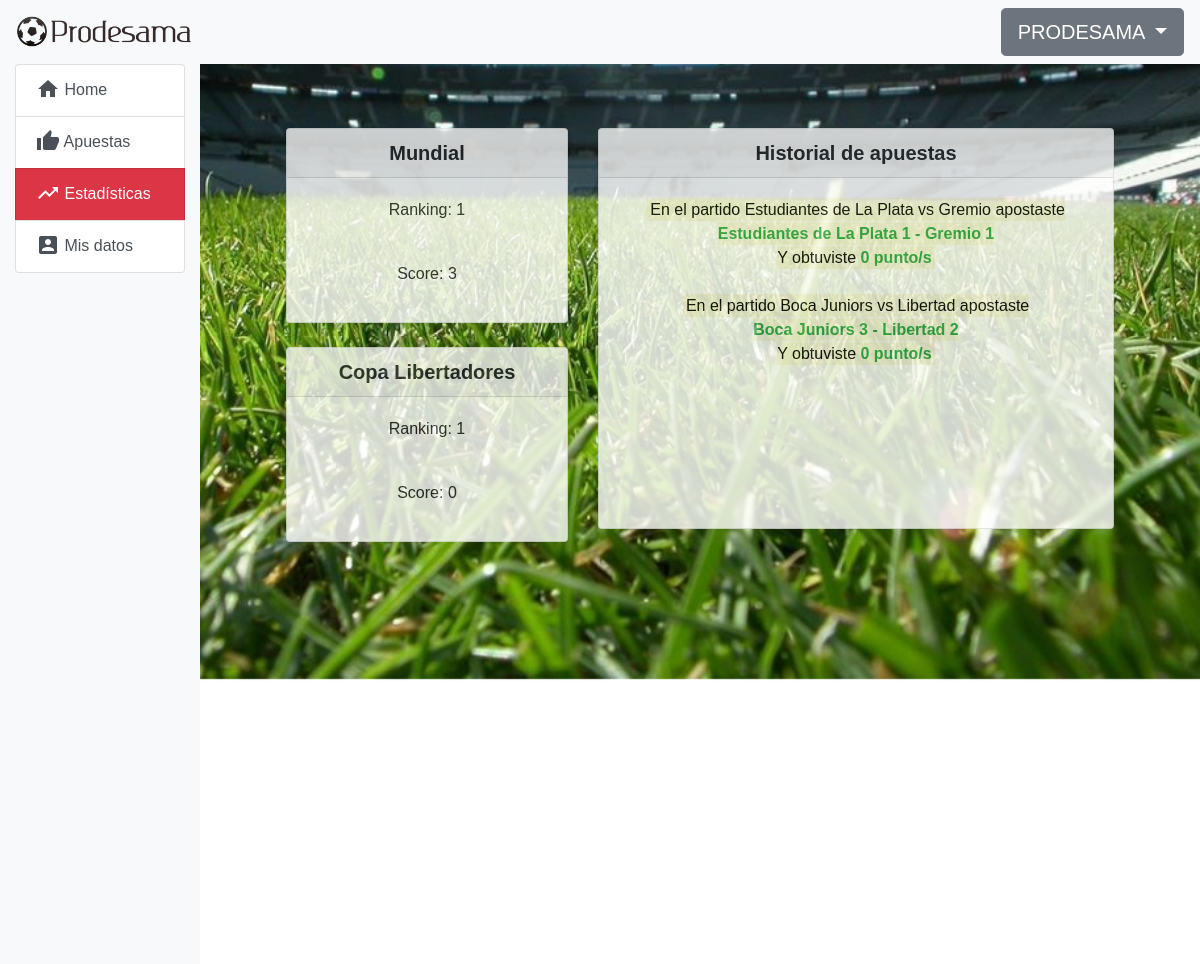
Page /home/puntaje (signed in) on the earlier database version.
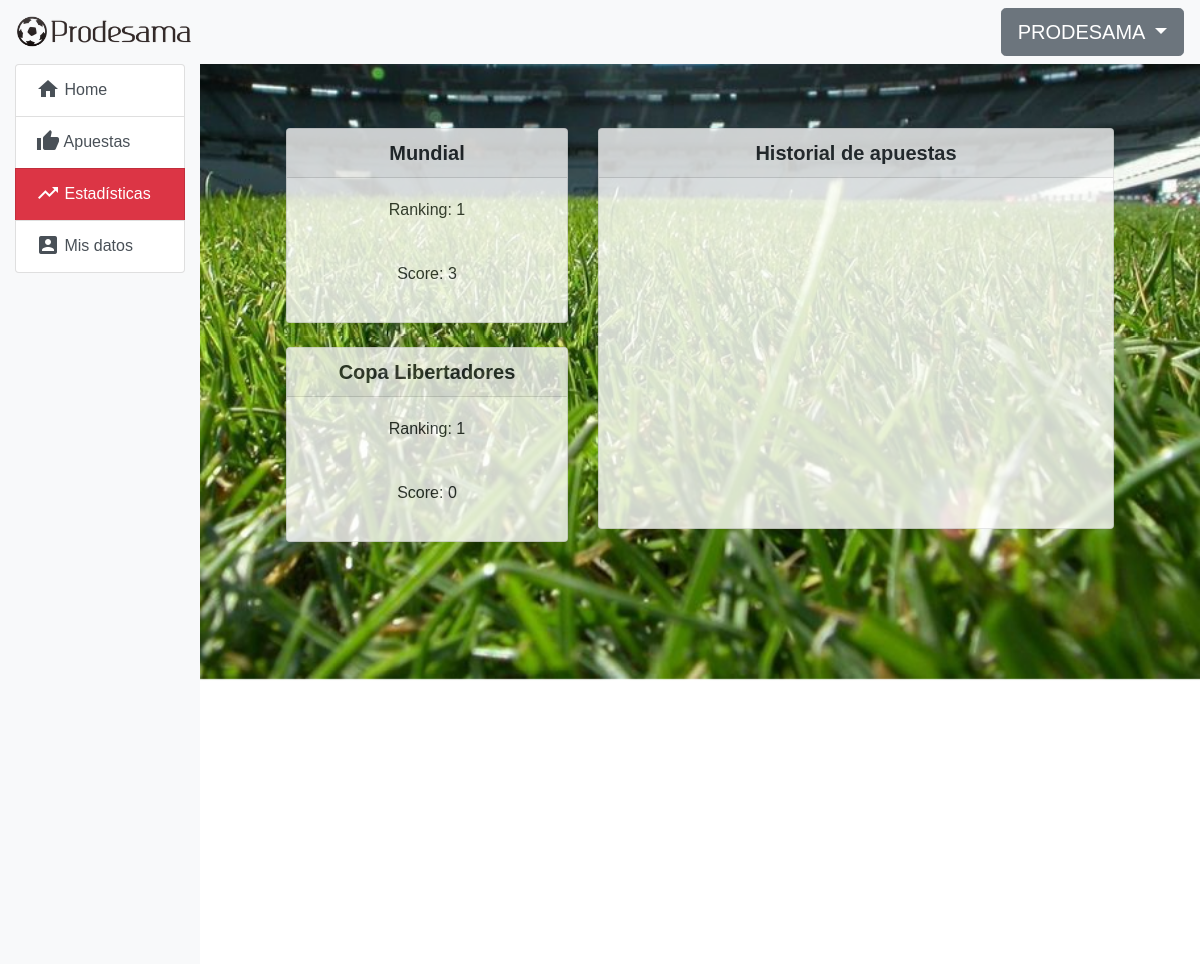
Same page on the later database version.
### prode/models.py (models this page shows, shortened)
class Competition(models.Model):
    name = models.CharField(max_length=100)
    available = models.BooleanField(default=False)

class CompetitionStat(models.Model):
    user = models.ForeignKey(User, on_delete=models.CASCADE, related_name='comps')
    score = models.PositiveIntegerField(default=0)
    ranking = models.PositiveIntegerField(null=True)
    comp = models.ForeignKey(Competition, on_delete=models.CASCADE, null=True, related_name='comps')
    class Meta:
        unique_together = ('user', 'comp')

class Bet(models.Model):
    user = models.ForeignKey(User, related_name='bets', blank=True, on_delete=models.CASCADE)
    match = models.ForeignKey(Match, on_delete=models.CASCADE, related_name='bets')
    team1_score = models.PositiveIntegerField(default=0)
    team2_score = models.PositiveIntegerField(default=0)
    result = models.PositiveIntegerField(default=0, null=True)
    calculated = models.BooleanField(default=False)
    class Meta:
        unique_together = ('user', 'match')

class Match(models.Model):
    start = models.DateTimeField()
    end = models.DateTimeField()
    team1 = models.ForeignKey(Team, on_delete=models.CASCADE, related_name='+')
    team2 = models.ForeignKey(Team, on_delete=models.CASCADE, related_name='+')
    team1_score = models.PositiveIntegerField(default=0)
    team2_score = models.PositiveIntegerField(default=0)
    competition = models.ForeignKey(Competition, on_delete=models.CASCADE, null=True)
    def __str__(self):
        return (self.team1.name + " vs " + self.team2.name)

class Team(models.Model):
    name = models.CharField(max_length=50)
    flag = models.ImageField(upload_to='prode/images/flags/')
    def __str__(self):
        return self.name

### prode/views.py (the view)
# urls.py: path('home/puntaje', login_required(views.ScoreView.as_view()), name='puntaje'),
class ScoreView(generic.DetailView):
    template_name = 'prode/puntaje.html'
    def get(self, request):
        comps = Competition.objects.all()
        comp_stats = CompetitionStat.objects.all()
        bets = Bet.objects.all()
        return render(request, self.template_name, {'comps':comps,'comp_stats':comp_stats, 'bets':bets})

### prode/templates/prode/puntaje.html (shortened to what this page needs)
{% extends "prode/navigation.html" %}
{% block content %}
<div class="row justify-content-center text-center" style="opacity: 0.8">
    <div class="col-md-4">
        {% for c in comps %}
            <div class="card">
                <h5 class="card-header"><strong>{{ c.name }}</strong></h5>
                <div class="card-body">
                    {% for cs in comp_stats %}
                        {% if c == cs.comp %}
                            {% if user == cs.user %}
                                {% if cs.ranking == None %}
                                    <p>Aún no posees ranking para esta competencia</p>
                                {% else %}
                                    <p>Ranking: {{ cs.ranking }}</p>
                                {% endif %}
                                <br>
                                <p>Score: {{ cs.score }}</p>
                            {% endif %}
                        {% endif %}
                    {% endfor %}
                </div>
            </div>
            <br>
        {% endfor %}
    </div>
    <div class="col-md-7">
        <div class="card">
            <h5 class="card-header"><strong>Historial de apuestas</strong></h5>
            <div class="lista-proximos-partidos">
                <div class="card-body">
                    {% for bet in bets %}
                        {% if user == bet.user %}
                            <mark>
                                En el partido {{ bet.match }} apostaste
                                <br>
                                <b class="text-success">
                                {{bet.match.team1 }} {{ bet.team1_score }}
                                - {{ bet.match.team2 }} {{ bet.team2_score }}
                                </b>
                                <br>
                                Y obtuviste <b class="text-success">{{ bet.result }} punto/s</b>
                                <br>
                            </mark>
                            <br>
                        {% endif %}
                    {% endfor %}
                </div>
            </div>
        </div>
    </div>
</div>
{% endblock %}

### prode/templates/prode/navigation.html (shortened to what this page needs)
{% extends "prode/base.html" %}
{% load static %}
{% block body_block %}
<div class="container-fluid text-justify">
    <div class="row">
        <div class="col-2" style="background: #f8f9fa">
            <div class="list-group">
                <a href="{% url 'prode:home' %}" class="list-group-item list-group-item-action">
                    <i class="material-icons vertical-align-middle padding-bottom-3">
                    </i>
                    Home
                </a>
                <a href="apuestas" id="list_apuestas" class="list-group-item list-group-item-action">
                    <i class="material-icons vertical-align-middle padding-bottom-3">
                    </i>
                    Apuestas
                </a>
                <a href="puntaje" id="list_puntaje" class="list-group-item list-group-item-action">
                    <i class="material-icons vertical-align-middle padding-bottom-3">
                    </i>
                    Estadísticas
                </a>
                <a href="datos" id="list_datos" class="list-group-item list-group-item-action">
                    <i class="material-icons vertical-align-middle padding-bottom-3">
                    </i>
                    Mis datos
                </a>
            </div>
        </div>
        <div class="col-10" style="background: url({% static 'prode/images/cesped.jpg' %}) no-repeat top fixed; background-size: 100%; height:900px;">
            <div class="jumbotron" style="background-color: transparent">
                {% block content %}
                {% endblock %}
            </div>
        </div>
    </div>
</div>
{% endblock %}

### prode/templates/prode/base.html (shortened to what this page needs)
{% load static %}
<!doctype html>
<html lang="en">
<head>
    <link rel="stylesheet" type="text/css" href="{% static 'prode/css/style.css' %}" />
    <link rel="stylesheet" href="https://stackpath.bootstrapcdn.com/bootstrap/4.1.1/css/bootstrap.min.css">
</head>
<body style="overflow-x: hidden">
    <nav class="navbar navbar-expand-xl navbar-light bg-light">
        <a href="{% url 'prode:index' %}"><img class="navbar-brand" src="{% static 'prode/images/prodelogo2.png' %}" alt="PRODESAMA" width="180" height="auto"></a>
        <div class="collapse navbar-collapse" id="navbarSupportedContent">
            <ul class="navbar-nav ml-auto">
                {% if user.is_authenticated %}
                    <div class="dropdown">
                        <button class="btn btn-secondary btn-lg dropdown-toggle" type="button" id="dropdownMenuButton" data-toggle="dropdown" aria-haspopup="true" aria-expanded="false" style="text-transform: uppercase">
                            {{ user.username }}
                        </button>
                    </div>
                {% endif %}
            </ul>
        </div>
    </nav>
    {% block body_block %}
    {% endblock %}
</body>
</html>

### prode/static/prode/css/style.css (style rules this page uses)
* { font-family: sans-serif; }
.lista-proximos-partidos { height: 350px; width: auto; overflow-y: auto; overflow-x:hidden; }
.vertical-align-middle { vertical-align: middle; }
.padding-bottom-3 { padding-bottom: 3px; }

Differences in the rows shown:
removed Bet: match "Estudiantes de La Plata vs Gremio", match.team1 "Estudiantes de La Plata", team1_score "1", match.team2 "Gremio", team2_score "1", result "0"
removed Bet: match "Boca Juniors vs Libertad", match.team1 "Boca Juniors", team1_score "3", match.team2 "Libertad", team2_score "2", result "0"
